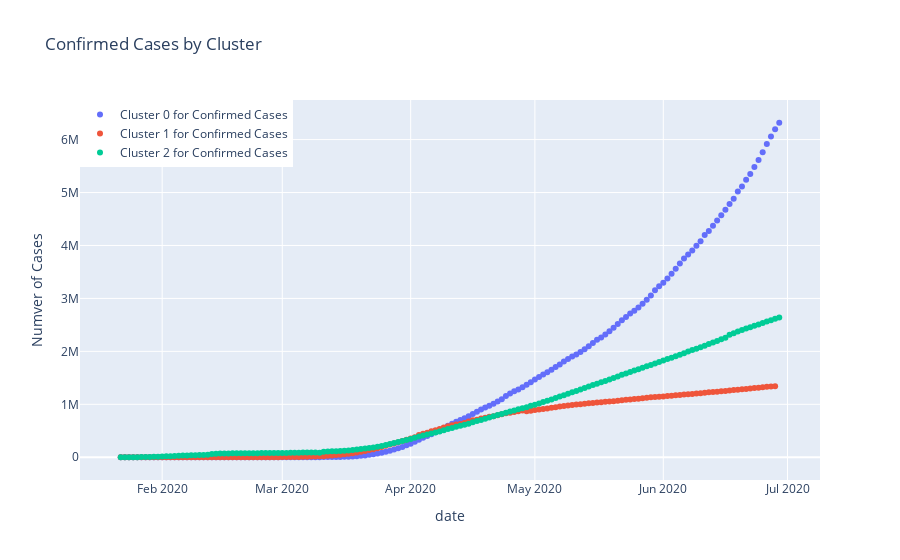

Notebook source saved alongside this figure:
### Code cell
import matplotlib.pyplot as plt
import plotly.graph_objects as go

plt.figure(figsize=(10, 5))

fig = go.Figure()
fig.add_trace(go.Scatter(x=datewise.index, y=datewise_cluster0['Confirmed'],
                        mode='markers', name='Cluster 0 for Confirmed Cases'))
fig.add_trace(go.Scatter(x=datewise.index, y=datewise_cluster1['Confirmed'],
                        mode='markers', name='Cluster 1 for Confirmed Cases'))
fig.add_trace(go.Scatter(x=datewise.index, y=datewise_cluster2['Confirmed'],
                        mode='markers', name='Cluster 2 for Confirmed Cases'))

fig.update_layout(title='Confirmed Cases by Cluster',
                 xaxis_title='date', yaxis_title='Numver of Cases',
                 legend= dict(x=0, y=1, traceorder='normal'))
fig.show()

### Figure 1 — Plotly figure (JSON) as saved in the notebook; plotly's stock layout.template omitted (floating-point values rounded to 4 significant figures; data arrays with more than 128 entries replaced by an {"elided": "..."} marker saying what was removed)
{"data": [{"mode": "markers", "name": "Cluster 0 for Confirmed Cases", "type": "scatter", "x": {"elided": "160 str values"}, "y": {"elided": "160 int values"}}, {"mode": "markers", "name": "Cluster 1 for Confirmed Cases", "type": "scatter", "x": {"elided": "160 str values"}, "y": {"elided": "159 int values"}}, {"mode": "markers", "name": "Cluster 2 for Confirmed Cases", "type": "scatter", "x": {"elided": "160 str values"}, "y": {"elided": "160 int values"}}], "layout": {"legend": {"traceorder": "normal", "x": 0, "y": 1}, "title": {"text": "Confirmed Cases by Cluster"}, "xaxis": {"title": {"text": "date"}}, "yaxis": {"title": {"text": "Numver of Cases"}}}}
